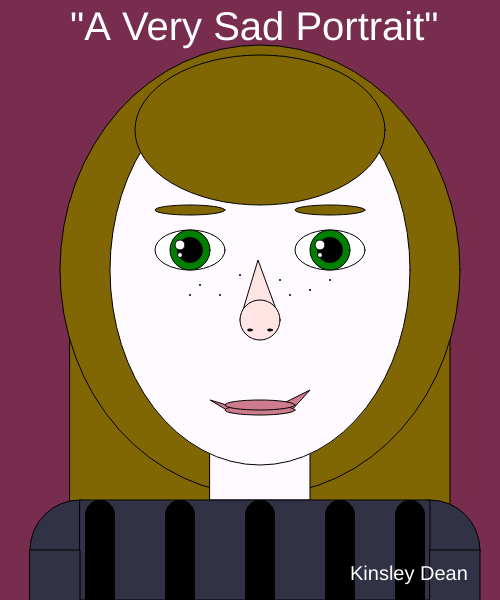
Frame 1 (no input)
Frame 60 (no input): identical to frame 1, image omitted
Frame 120 (the mouse pressed at the canvas centre since frame 60): identical to frame 1, image omitted

The p5.js sketch that drew this single still picture (run headless with seeded random() and noise() and a simulated clock; from frame 60 on, the mouse is pressed at the canvas centre):

// p5.js sketch
// ── sketch.js
function setup() {
    createCanvas(500,600);
  }
  
  function draw() {
    background(120, 45, 78);
    strokeWeight(1)
    fill(128, 103,4)
    rect(70,200,380,350);
    ellipse(260,270,400,450)
    fill(555,250,500)
    rect(210,400,100,100);
    ellipse(260,270,300,390)
    
    fill(128, 103,4)
    ellipse(260,130,250,150)
    
    <!--eyebase-->
    color(RGB)
    fill((255, 255, 255))
    ellipse(190,250,70,40)
    ellipse(330,250,70,40)
    
    <!--eyes/eyebrow-->
    color(RGB)
    fill(0, 128, 0)
    circle(190,250,40);
    circle(330,250,40);
    fill(0,0,0)
    circle(330,250,25);
    circle(190,250,25);
    fill(255,255,255)
    circle(180,245,10);
    circle(180,255,5);
    circle(320,245,10);
    circle(320,255,5);
    fill(128, 103,4)
    ellipse(330,210,70,10)
    ellipse(190,210,70,10)
    
    <!--lips-->
    fill(206,123,142)
    triangle(280, 405, 310, 390, 290, 412)
    triangle(230, 412, 210, 400, 250, 412)
    ellipse(260,410,70,10)
    ellipse(260,405,70,10)
   
    <!--freckles-->
      fill(222,180,126)
      strokeWeight(2)
      point(240,275)
    point(220,295)
      point(190,295)
    point(200,285)
    point(290,295)
    point(330,280)
    point(310,290)
    point(270,315)
    point(280,280)
   
    strokeWeight(1)
    <!--nose-->
    fill(255,228,228)
    triangle(240, 320, 258, 260, 280, 320)
    circle(260,320,40);
    fill(0,0,0)
    ellipse(270,330,5,2)
    ellipse(250,330,5,2)
    
    <!--shirt-->
    fill(50,50,70);
    circle(80,550,100);
    circle(430,550,100);
    rect(80,500,350,100);
    rect(30,550,50,100);
    rect(430,550,50,100);
    
    <!--shirt-->
      strokeWeight(30)
    fill(255,255,255)
      line(180, 620, 180, 515);
    line(100, 620, 100, 515);
    line(260, 620, 260, 515);
    line(340, 620, 340, 515);
    line(410, 620, 410, 515);
    
    textSize(40);
    text('"A Very Sad Portrait"', 70, 40);
    textSize(20);
    text('Kinsley Dean', 350,580)
  }
